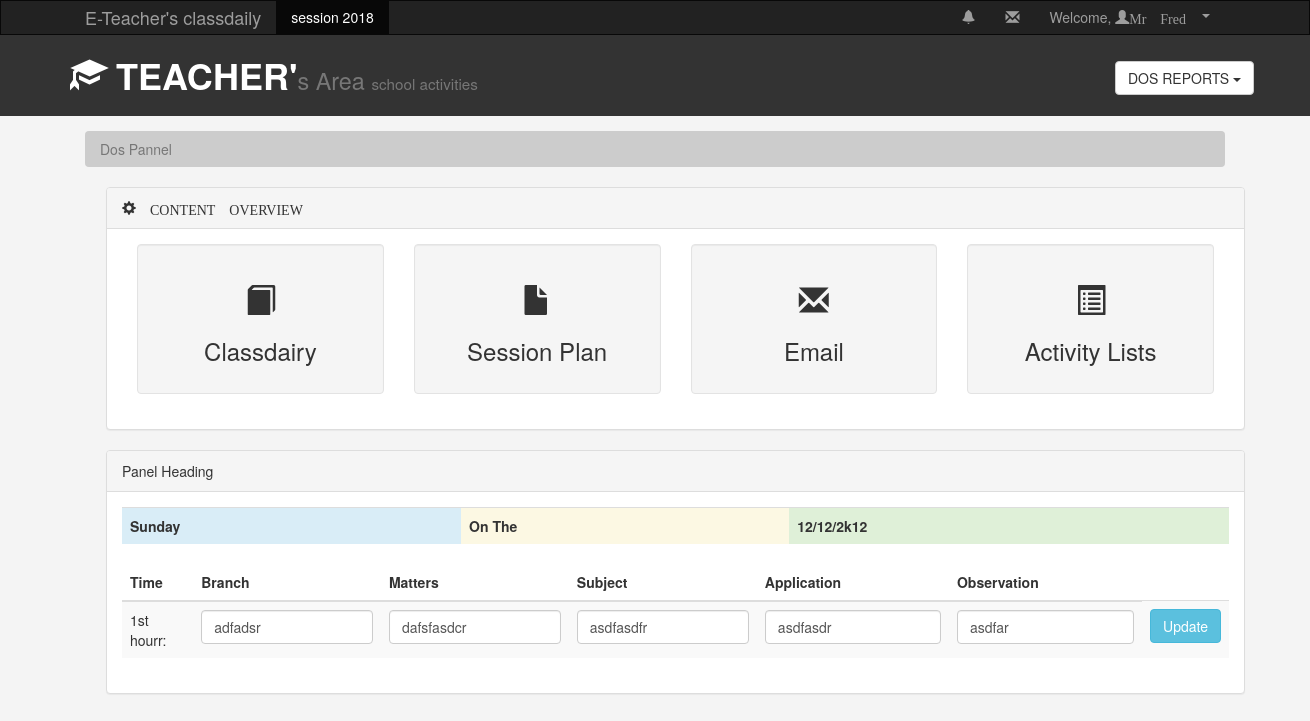
/update.php?id=1 (signed in), run on the app's committed database.
### tables this page shows
CREATE TABLE IF NOT EXISTS `classdaily` (
  `hours` varchar(255) NOT NULL,
  `branch` varchar(255) NOT NULL,
  `matters` varchar(255) NOT NULL,
  `subject` varchar(255) NOT NULL,
  `application` varchar(255) NOT NULL,
  `observation` varchar(255) NOT NULL,
  `date` date NOT NULL,
  `teacher_id` int(11) NOT NULL,
  `classdairy_id` int(11) NOT NULL AUTO_INCREMENT,
  PRIMARY KEY (`classdairy_id`)
);

### update.php (the view, shortened to what this page needs)
<!DOCTYPE html>
<html lang="en">
  <head>
    <link href="css/bootstrap.min.css" rel="stylesheet">
    <link rel="stylesheet" href="css/style.css">
  </head>
  <body>
    <nav class="navbar navbar-inverse ">
      <div class="container">
        <div class="navbar-header">
        <a class="navbar-brand"  href="#">E-Teacher's classdaily </a>
      </div>
      <div id="navbar" class="collapse navbar-collapse">
        <ul class="nav navbar-nav">
          <li class="active"><a href="#">session 2018</a></li>
        </ul>
        <ul class="nav navbar-nav navbar-right">
          <li><a href="#notifications"><span class="glyphicon glyphicon-bell"></span></a></li>
          <li><a href="#Email"><span class="glyphicon glyphicon-envelope"></span></a></li>
          <li>
            <li class="dropdown"><a class="dropdown-toggle" data-toggle="dropdown" href="#">
               Welcome,  <span class="glyphicon glyphicon-user">Mr Fred <span class="caret"></span></a>
            </li>
          </div>
      </div>
    </nav>
    <header id="header">
      <div class="container">
        <div class="row">
          <div class="col-mid-10">
            <h1><span class="glyphicon glyphicon-education" aria-hidden="true"></span>
              <strong>TEACHER'</strong><small>s Area <small>school activities</small>  </small></h1>
          </div>
        </div>
      </div>
    </header>
    <div class="col-md-2">
      <div class="dropdown">
         <button class="btn btn-default dropdown-toggle" type="button" id="dropdown-menu1" data-toggle="dropdown">
           DOS REPORTS
            <span class="caret"></span></button>
         </div>
    </div>
         <section id="breadcrumb">
            <div class="container">
              <ol class="breadcrumb">
                <li class="active">Dos Pannel</li>
              </ol>
            </div>
         </section>
      <div class="col-md-8">
              <div class="panel panel-default">
                <div class="panel-heading "><span class="glyphicon glyphicon-cog">
                  CONTENT OVERVIEW</div>
                   <div class="panel-body">
                   <div class="col-md-3">
                     <div class="well dash-box">
                      <h2><span class="glyphicon glyphicon-book"></span>
                      </h2><h3>Classdairy</h3>
                     </div>
                   </div>
                   <div class="col-md-3">
                     <div class="well dash-box">
                      <h2><span class="glyphicon glyphicon-file"></span>
                      </h2><h3>Session Plan</h3>
                     </div>
                   </div>
                   <div class="col-md-3">
                     <div class="well dash-box">
                      <h2><span class="glyphicon glyphicon-envelope"></span>
                      </h2><h3>Email</h3>
                     </div>
                   </div>
                   <div class="col-md-3">
                     <div class="well dash-box">
                      <h2><span class="glyphicon glyphicon-list-alt"></span>
                      </h2><h3>Activity Lists</h3>
                     </div>
                   </div>
               </div>
             </div>
            <div class="panel panel-default">
                   <div class="panel-heading">Panel Heading</div>
                    <div class="panel-body">
                      <div class="table-responsive">
                        <table class="table table-striped table-hover">
                          <tr>
                            <th class="info">Sunday</th>
                            <th class="warning">On The</th>
                            <th class="success">12/12/2k12</th>
                          </tr>
                        </table>
                        <table class="table table-striped table-hover">
                           <thead>
                             <tr>
                               <th>Time</th>
                               <th>Branch</th>
                               <th>Matters</th>
                               <th>Subject</th>
                               <th>Application</th>
                               <th>Observation</th>
                             </tr>
                           </thead>
                           <tbody>
                         <form class="" action="backend/update_registration.php" method="POST">
                             <tr>
                               <?php
                                 if(!empty($_GET['id'])){
                                   $id = $_GET['id'];
                                   $sql=mysql_query("select * from classdaily where classdairy_id='$id' ");
                                  $data = mysql_fetch_assoc($sql);
                                ?>
                                <td><?php echo $data['hours']; ?>:</td>
                               <td><input type="text" class="form-control"  name="branch" value="<?php echo $data['branch']; ?>"></td>
                               <td><input type="text" class="form-control" name="matters" value="<?php echo $data['matters']; ?>"></td>
                               <td><input type="text" class="form-control" name="subject" value="<?php echo $data['subject']; ?>"></td>
                               <td><input type="text" class="form-control" name="app" value="<?php echo $data['application']; ?>"></td>
                               <td><input type="text" class="form-control" name="obs" value="<?php echo $data['observation']; ?>"></td>
                               <td><input type="submit" name="first_h" value="Update" class="btn btn-info"></td>
                             </tr>
                            <?php } ?>
                           </form>
                           </tbody>
                         </table>
                         </div>
                       </div>
                    </div>
                 </div>
  </body>
</html>

### css/style.css (style rules this page uses)
body { background-color: #f4f4f4; }
.navbar { min-height: 33px !important; margin-bottom: 0; border-radius: 0; }
.navbar-nav > li > a, .navbar-brand { padding-top: 6px !important; padding-bottom: o !important; height: 33px; }
.col-md-8 { margin-left: 91px; width: 1169px; }
.dash-box { text-align: center; }
.col-md-2 { margin-left: 1100px; margin-top:-70px; }
#header { background: #333333; color: #ffffff; padding-bottom: 10px; margin-bottom: 15px; }
.breadcrumb { background: #cccccc; color: #333333; }

### data on the page
classdaily: hours "1st hourr", branch "adfadsr", matters "dafsfasdcr", subject "asdfasdfr", app "asdfasdr", obs "asdfar"
